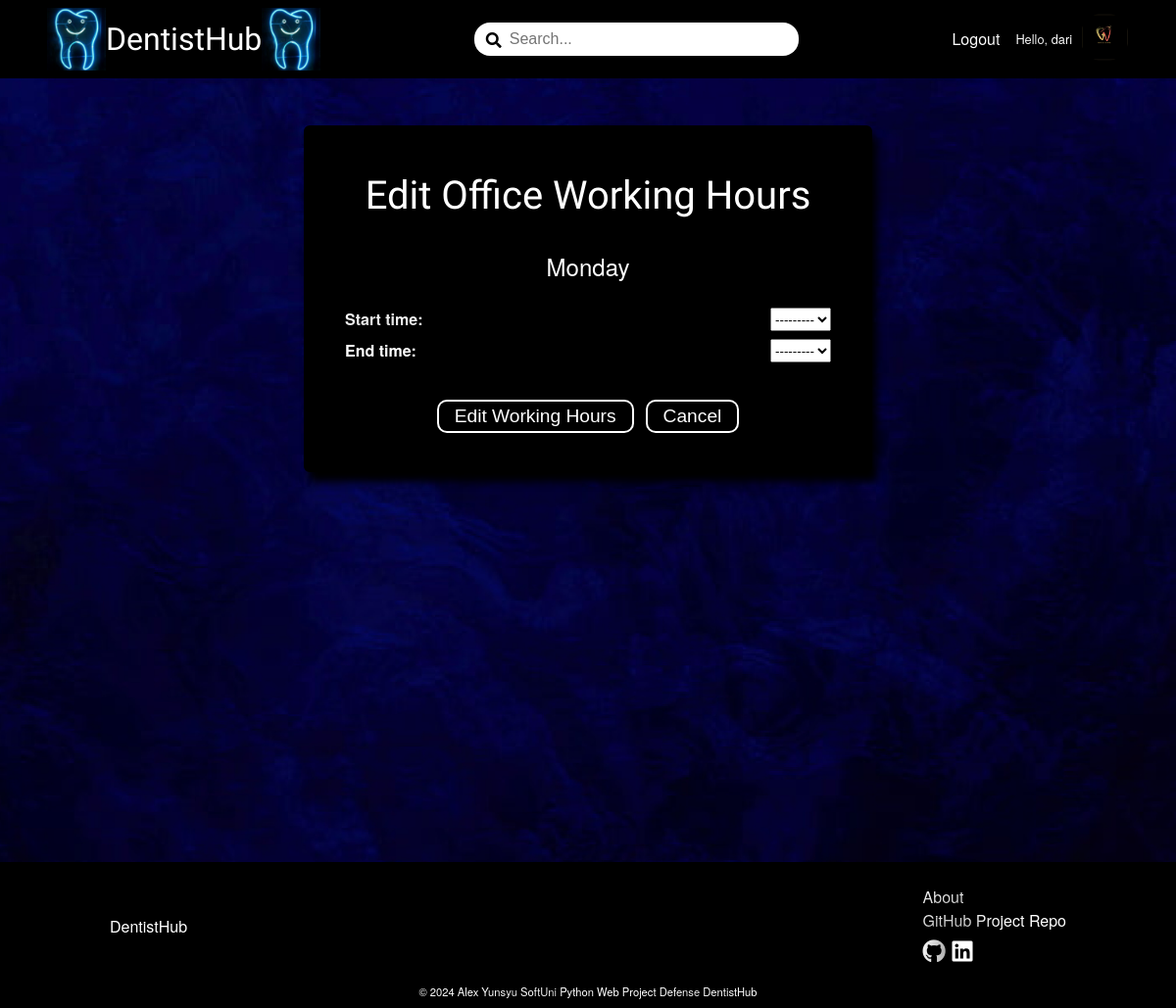
Screenshot of /dentistsoffice/dari/1/edit-working-hours/ (signed in) with the database file from the repository.
### DentistBook/account/models.py (models this page shows)
class AppUser(AbstractUser):
    MAX_LENGTH_ROLE = 15
    ROLES = (
        ('Client', 'Client'),
        ('Dentistsoffice', 'Dentist'),
    )
    role = models.CharField(
        max_length=MAX_LENGTH_ROLE,
        choices=ROLES,
        blank=True
    )

### DentistBook/dentistsoffice/models.py (models this page shows, shortened)
class DentistsofficeWorkingHours(models.Model):
    WEEKDAYS = (
        (0, 'Monday'),
        (1, 'Tuesday'),
        (2, 'Wednesday'),
        (3, 'Thursday'),
        (4, 'Friday'),
        (5, 'Saturday'),
        (6, 'Sunday'),
    )
    TIME_SLOT_CHOICES = []
    for hour in range(0, 24):
        for minute in range(0, 60, 30):
            time_slot = time(hour, minute)
            display_text = time_slot.strftime('%H:%M')
            TIME_SLOT_CHOICES.append((time_slot, display_text))
    dentistsoffice = models.ForeignKey(
        DentistsofficeProfile,
        on_delete=models.CASCADE
    )
    day = models.IntegerField(
        choices=WEEKDAYS,
        null=False,
        blank=False
    )
    start_time = models.TimeField(
        choices=TIME_SLOT_CHOICES,
        null=True,
        blank=True
    )
    end_time = models.TimeField(
        choices=TIME_SLOT_CHOICES,
        null=True,
        blank=True
    )
    class Meta:
        unique_together = ('dentistsoffice', 'day')
        verbose_name_plural = 'Dentists office Working Hours'

### DentistBook/dentistsoffice/views.py (the view, shortened to what this page needs)
# urls.py: path('<slug:slug>/<int:pk>/edit-working-hours/', EditDentistsofficeWorkingHoursView.as_view(), name='edit-working-hours'),
class EditDentistsofficeWorkingHoursView(auth_mixins.LoginRequiredMixin, auth_mixins.UserPassesTestMixin, views.UpdateView):
    model = DentistsofficeWorkingHours
    template_name = 'dentistsoffice/edit-working-hours.html'
    fields = ['start_time', 'end_time']
    def test_func(self):
        dentist = self.get_object()
        return dentist.dentistsoffice.user == self.request.user

### DentistBook/common/templatetags/custom_filters.py (called while the page is built)
@register.filter
def get_role(user):
    return user.role if user.is_authenticated else ''

### DentistBook/dentistsoffice/templatetags/dentistsoffice_custom_filters.py (called while the page is built)
@register.filter
def weekday_name(value):
    return WEEKDAYS[value]

### DentistBook/dentistsoffice/templates/dentistsoffice/edit-working-hours.html (shortened to what this page needs)
{% extends 'base.html' %}
{% load static %}
{% load dentistsoffice_custom_filters %}
{% block content %}
    <div class="wall-picture-container">
        <div class="main-form-container">
            <div class="form-container">
                <h1>Edit Office Working Hours</h1>
                <h2>{{ object.day|weekday_name }}</h2>
                <form action="{% url 'edit-working-hours' slug=object.dentistsoffice.slug pk=object.pk %}" method="post">
                    {{ form.as_p }}
                    <div class="form-buttons">
                        <button>Edit Working Hours</button>
                        <button type="button"><a href="{% url 'dentistsoffice-details' slug=object.dentistsoffice.slug %}">Cancel</a></button>
                    </div>
                </form>
            </div>
        </div>
    </div>
{% endblock %}

### templates/header.html (shortened to what this page needs)
{% load custom_filters %}
{% load static %}
<div class="home-logo">
    <a href="{% url 'home-page' %}">
        <img src="{% static 'images/dentistsoffice-pole.jpg' %}" alt="dentistsoffice-pole">
        <span>DentistHub</span>
        <img src="{% static 'images/dentistsoffice-pole.jpg' %}" alt="dentistsoffice-pole">
    </a>
</div>
<div class="search-field">
    <span><i class="fas fa-search"></i></span>
    <input type="text" id="search-input" placeholder="Search...">
</div>
<nav class="header-nav-links">
    <ul role="list">
        {% if not request.user.is_authenticated %}
            <li class="nav-item"><a href="{% url 'register-page' %}">Register</a></li>
            <li class="nav-item"><a href="{% url 'login-page' %}">Login</a></li>
        {% else %}
            <li class="nav-item"><a href="{% url 'logout-page' %}">Logout</a></li>
            {% if request.user|get_role == 'Client' %}
                <li class="nav-item nav-profile">
                    <a href="{% url 'client-details' %}">Hello, {{ request.user }}</a>
                    <a href="{% url 'client-details' %}">
                        {% if request.user.clientprofile.profile_picture %}
                            <img src="{{ request.user.clientprofile.profile_picture.url }}" alt="profile-picture-thumbnail" class="profile-picture-thumbnail">
                        {% else %}
                            <img src="{% static 'images/client-default-profile-picture.jpg' %}" alt="default_profile_picture" class="profile-picture-thumbnail">
                        {% endif %}
                    </a>
                </li>
            {% else %}
                <li class="nav-item nav-profile">
                    <a href="{% url 'dentistsoffice-details' slug=request.user.dentistsofficeprofile.slug %}">Hello, {{ request.user }}</a>
                    <a href="{% url 'dentistsoffice-details' slug=request.user.dentistsofficeprofile.slug %}">
                        {% if request.user.dentistsofficeprofile.dentistsoffice_picture %}
                            <img src="{{ request.user.dentistsofficeprofile.dentistsoffice_picture.url }}" alt="dentistsoffice-profile-picture-thumbnail" class="profile-picture-thumbnail">
                        {% else %}
                            <img src="{% static 'images/dentistsoffice-default-profile-picture.jpg' %}" alt="dentistsoffice-default_profile_picture" class="profile-picture-thumbnail">
                        {% endif %}
                    </a>
                </li>
            {% endif %}
        {% endif %}
    </ul>
</nav>

### static/css/styles.css (style rules this page uses)
:root { --button-brown: #370511; }
*, *::before, *::after { box-sizing: border-box; }
body, h1, h2, h3, h4, h5, h6, p, figure, blockquote, dl, dd { margin: 0; }
h1, h2, h3, h4, h5, h6, b, li, p { color: white; text-shadow: -10px -10px 30px rgba(0, 0, 0, 0.9), 10px -10px 30px rgba(0, 0, 0, 0.9), -10px 10px 30px rgba(0, 0, 0, 0.9), 10px 10px 30px rgba(0, 0, 0, 0.9); }
body { color: white; background-image: url('../images/website_photos/background.jpg'); background-size: cover; background-position: center; background-repeat: no-repeat; }
ul[role='list'], ol[role='list'] { list-style: none; padding: 0; margin: 0; }
a { text-decoration: none; color: inherit; }
body { font-family: 'Helvetica Neue', Arial, sans-serif; line-height: 1.5; height: 100% }
main h1 { font-family: Rye, sans-serif; font-size: 3rem; }
header nav ul { display: flex; flex-direction: row; gap: 1rem; align-items: center; }
header a { color: white; }
.home-logo a { display: flex; flex-direction: row; align-items: center; font-size: 2rem; font-family: Rye, sans-serif; font-weight: 500; }
.home-logo img { width: 60px; }
.search-field { position: relative; width: 30%; }
.search-field span { position: absolute; top: 6px; left: 12px; color: black; z-index: 1; }
.search-field input { padding: 0.5rem 2.25rem; width: 100%; border-radius: 16px; border: none; font-size: 1rem; }
ul { list-style: none; }
a { text-decoration: none; }
button { font-size: 1rem; background: black; color: white; margin: 8px; padding: 4px 16px; border-radius: 8px; border: none; cursor: pointer; transition: transform 0.3s, color 0.3s, box-shadow 0.3s; box-shadow: 0 0 0 2px white; }
.main-form-container { margin: 3rem; display: flex; flex-direction: column; justify-content: center; align-items: center; }
.form-container { background: rgb(0, 0, 0); display: flex; flex-direction: column; width: 580px; border: 2px solid black; border-radius: 6px; padding: 2rem; box-shadow: 5px 10px 8px #000000; }
.form-container h1 { font-size: 2.5rem; text-align: center; margin-bottom: 0.5rem; }
.form-container h2 { text-align: center; margin-bottom: 0.5rem; }
.form-container form p { display: flex; flex-direction: row; justify-content: space-between; margin: 0.5rem; }
.form-container form label { font-weight: bold; }
.form-buttons { margin-top: 2rem; display: flex; flex-direction: row; justify-content: center; }
.form-buttons button { font-size: 1.2rem; }
.profile-picture-thumbnail { width: 50px; height: 50px; object-fit: cover; overflow: hidden; border-radius: 50%; }
.nav-profile { display: flex; flex-direction: row; align-items: center; font-size: 0.8rem; gap: 8px; }
h1, h2, h3, h4, h5, h6 { font-family: 'Helvetica Neue', Arial, sans-serif; font-weight: 500; padding: 0.5rem 0; }
.wall-picture-container { position: relative; width: 100%; min-height: 100vh; overflow: hidden; }

### rows the page displays
AppUser: user "dari"
DentistsofficeWorkingHours: day|weekday_name "Monday", start_time "---------", end_time "---------"
